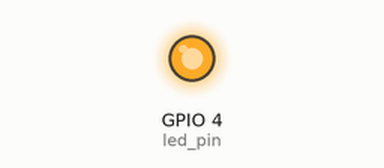
The program below on a simulated Raspberry Pi (BCM pin numbers). Parts: output pins drawn as LEDs (lit = HIGH). At 5.0 s the program stops and its outputs stay as they are.

Above: at 0.1 s.
At 5.1 s:
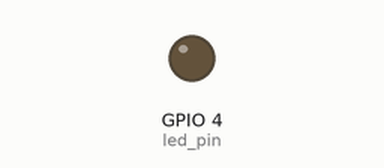
Timing chart, 0 to 6.5 s (numbered marks = the images above):
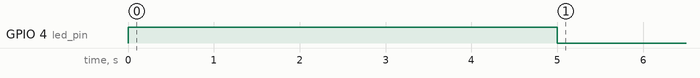

The program:

led_on_off_BCM.py
```python
# Turn on/off a LED

import RPi.GPIO as GPIO
from time import sleep

# GPIO(BCM) numbering. See README.
# BCM - Broadcom pin number, commonly called "GPIO".
GPIO.setmode(GPIO.BCM)

led_pin = 4

try:
    GPIO.setup(led_pin, GPIO.OUT)
    GPIO.output(led_pin, True)
    sleep(5)
    GPIO.output(led_pin, False)
finally:
    # Reset the GPIO pins to a safe state
    GPIO.cleanup()
```

Measured:
- by itself, GPIO 4 (led_pin): LOW → HIGH at 0.00 s, → LOW 5.0 s later
